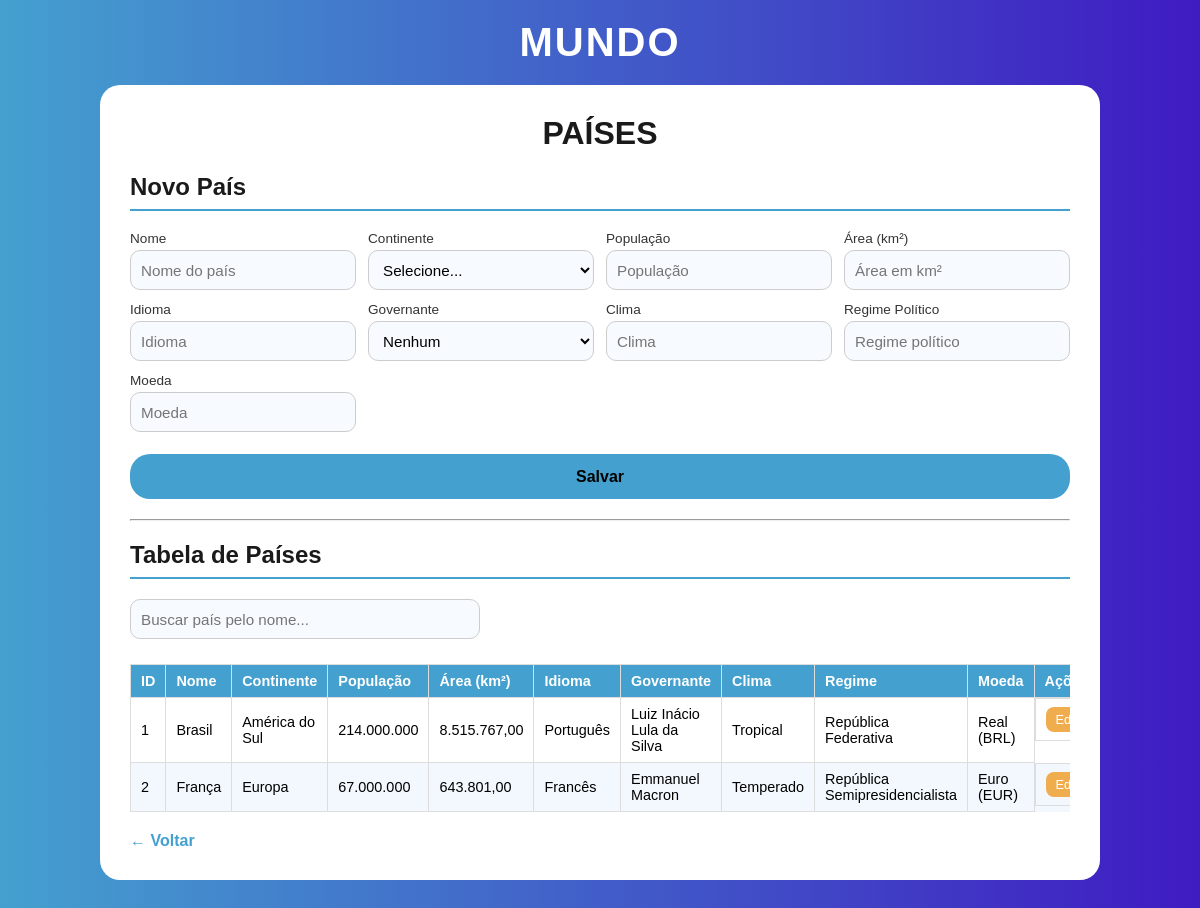
The app's page /frontend/pais.php with its own data.
### tables this page shows
CREATE TABLE paises (
    id_pais INT AUTO_INCREMENT PRIMARY KEY,
    nome_pais VARCHAR(150) NOT NULL,
    id_continente INT NOT NULL,
    populacao_pais BIGINT NOT NULL,
    area_pais DECIMAL(15,2) NOT NULL,
    idioma VARCHAR(50) NOT NULL,
    id_governante INT,
    clima VARCHAR(100) NOT NULL,
    regime_politico VARCHAR(100) NOT NULL,
    moeda VARCHAR(50) NOT NULL,

    FOREIGN KEY (id_continente)
        REFERENCES continentes(id_continente)
        ON DELETE RESTRICT
        ON UPDATE CASCADE,

    FOREIGN KEY (id_governante)
        REFERENCES governantes(id_governante)
        ON DELETE SET NULL
        ON UPDATE CASCADE
);

CREATE TABLE continentes (
    id_continente INT AUTO_INCREMENT PRIMARY KEY,
    nome VARCHAR(150) NOT NULL,
    populacao BIGINT NOT NULL,
    area DECIMAL(15,2) NOT NULL,
    total_paises INT NOT NULL DEFAULT 0
);

CREATE TABLE governantes (
    id_governante INT AUTO_INCREMENT PRIMARY KEY,
    nome VARCHAR(150) NOT NULL,
    partido_politico VARCHAR(100) NOT NULL,
    data_nascimento DATE NOT NULL,
    idade INT NOT NULL,
    data_inicio_mandato DATE NOT NULL,
    data_final_mandato DATE
);

### frontend/pais.php (the view, shortened to what this page needs)
<?php include "../backend/conexao.php"; ?>
<?php
$editando = null;
?>
<!DOCTYPE html>
<html lang="pt-br">
<head>
    <link rel="stylesheet" href="style.css">
</head>
<body>
<header>
    <h1>MUNDO</h1>
</header>
<main class="container">
    <h1>PAÍSES</h1>
    <h2><?= $editando ? "Editar País" : "Novo País" ?></h2>
    <form method="POST" class="cadastro">
        <label>Nome
            <input type="text" name="nome" placeholder="Nome do país" required
                   value="<?= $editando ? htmlspecialchars($editando['nome_pais']) : '' ?>">
        </label>
        <label>Continente
            <select name="continente" required>
                <option value="">Selecione...</option>
            </select>
        </label>
        <label>População
            <input type="number" name="populacao" placeholder="População" required min="0"
                   value="<?= $editando ? $editando['populacao_pais'] : '' ?>">
        </label>
        <label>Área (km²)
            <input type="number" name="area" placeholder="Área em km²" step="0.01" required min="0"
                   value="<?= $editando ? $editando['area_pais'] : '' ?>">
        </label>
        <label>Idioma
            <input type="text" name="idioma" placeholder="Idioma" required
                   value="<?= $editando ? htmlspecialchars($editando['idioma']) : '' ?>">
        </label>
        <label>Governante
            <select name="governante">
                <option value="">Nenhum</option>
            </select>
        </label>
        <label>Clima
            <input type="text" name="clima" placeholder="Clima" required
                   value="<?= $editando ? htmlspecialchars($editando['clima']) : '' ?>">
        </label>
        <label>Regime Político
            <input type="text" name="regime" placeholder="Regime político" required
                   value="<?= $editando ? htmlspecialchars($editando['regime_politico']) : '' ?>">
        </label>
        <label>Moeda
            <input type="text" name="moeda" placeholder="Moeda" required
                   value="<?= $editando ? htmlspecialchars($editando['moeda']) : '' ?>">
        </label>
        <button name="salvar"><?= $editando ? "Atualizar" : "Salvar" ?></button>
    </form>
    <hr>
    <h2>Tabela de Países</h2>
    <div class="busca">
        <input type="text" placeholder="Buscar país pelo nome..." data-tabela="tabelaPaises">
    </div>
    <div class="tabela-wrapper">
    <table id="tabelaPaises">
        <thead>
        <tr>
            <th>ID</th>
            <th>Nome</th>
            <th>Continente</th>
            <th>População</th>
            <th>Área (km²)</th>
            <th>Idioma</th>
            <th>Governante</th>
            <th>Clima</th>
            <th>Regime</th>
            <th>Moeda</th>
            <th>Ações</th>
        </tr>
        </thead>
        <tbody>
        <?php
        $sql = "SELECT p.*, c.nome AS nome_continente, g.nome AS nome_governante
                FROM paises p
                LEFT JOIN continentes c ON p.id_continente = c.id_continente
                LEFT JOIN governantes g ON p.id_governante = g.id_governante
                ORDER BY p.nome_pais";
        $result = $conn->query($sql);
        while ($row = $result->fetch_assoc()) {
            $gov = $row['nome_governante'] ? htmlspecialchars($row['nome_governante']) : '-';
            echo "<tr>
                <td>{$row['id_pais']}</td>
                <td>" . htmlspecialchars($row['nome_pais']) . "</td>
                <td>" . htmlspecialchars($row['nome_continente']) . "</td>
                <td>" . number_format($row['populacao_pais'], 0, ',', '.') . "</td>
                <td>" . number_format($row['area_pais'], 2, ',', '.') . "</td>
                <td>" . htmlspecialchars($row['idioma']) . "</td>
                <td>$gov</td>
                <td>" . htmlspecialchars($row['clima']) . "</td>
                <td>" . htmlspecialchars($row['regime_politico']) . "</td>
                <td>" . htmlspecialchars($row['moeda']) . "</td>
                <td class='acoes'>
                    <a class='btn-editar' href='pais.php?editar={$row['id_pais']}'>Editar</a>
                    <a class='btn-excluir' href='pais.php?excluir={$row['id_pais']}' data-nome='" . htmlspecialchars($row['nome_pais']) . "'>Excluir</a>
                </td>
            </tr>";
        }
        ?>
        </tbody>
    </table>
    </div>
    <a href="index.php" class="voltar">&larr; Voltar</a>
</main>
</body>
</html>

### frontend/style.css (style rules this page uses)
* { box-sizing: border-box; }
body { margin: 0; min-height: 100vh; font-family: Arial, Helvetica, sans-serif; background: #44a0cf; background: linear-gradient(90deg, rgba(68, 160, 207, 1) 0%, rgba(63, 27, 194, 1) 100%); padding: 20px; }
header { text-align: center; color: white; margin-bottom: 20px; }
header h1 { margin: 0; font-size: 2.5rem; letter-spacing: 2px; }
input[type="button"], button, .btn { border-radius: 20px; border-style: none; background-color: #44A0CF; color: #000; width: 100%; height: 45px; font-size: 1rem; cursor: pointer; transition: background-color .2s, color .2s; }
.container { max-width: 1000px; margin: 0 auto 40px auto; background-color: #fff; border-radius: 20px; padding: 30px; }
.container h1 { text-align: center; color: #1a1a1a; margin-top: 0; }
.container h2 { color: #1a1a1a; border-bottom: 2px solid #44A0CF; padding-bottom: 8px; }
form.cadastro { display: grid; grid-template-columns: repeat(auto-fit, minmax(180px, 1fr)); gap: 12px; margin-bottom: 20px; }
form.cadastro label { display: flex; flex-direction: column; font-size: .85rem; color: #333; gap: 4px; }
input, select, textarea { border-radius: 10px; border: 1px solid #ccc; background-color: #f7faff; color: #000; padding: 8px 10px; height: 40px; font-size: .95rem; width: 100%; transition: border-color .2s, background-color .2s; }
form.cadastro button { grid-column: 1 / -1; margin-top: 10px; font-weight: bold; }
.tabela-wrapper { overflow-x: auto; }
table { width: 100%; border-collapse: collapse; margin-top: 10px; font-size: .9rem; }
table th, table td { border: 1px solid #ddd; padding: 8px 10px; text-align: left; }
table th { background-color: #44A0CF; color: #fff; }
table tr:nth-child(even) { background-color: #f2f8fd; }
.acoes { display: flex; gap: 6px; }
.acoes a, .acoes button { padding: 5px 10px; border-radius: 8px; border: none; cursor: pointer; font-size: .8rem; text-decoration: none; color: #fff; height: auto; width: auto; }
.btn-editar { background-color: #f0ad4e; }
.busca { margin-bottom: 15px; }
.busca input { max-width: 350px; }
.voltar { display: inline-block; margin-top: 20px; text-decoration: none; color: #44A0CF; font-weight: bold; }

### records on screen
paises: id_pais "1", nome_pais "Brasil", id_continente.nome "América do Sul", populacao_pais "214.000.000", area_pais "8.515.767,00", idioma "Português", id_governante.nome "Luiz Inácio Lula da Silva", clima "Tropical", regime_politico "República Federativa", moeda "Real (BRL)"
paises: id_pais "2", nome_pais "França", id_continente.nome "Europa", populacao_pais "67.000.000", area_pais "643.801,00", idioma "Francês", id_governante.nome "Emmanuel Macron", clima "Temperado", regime_politico "República Semipresidencialista", moeda "Euro (EUR)"
